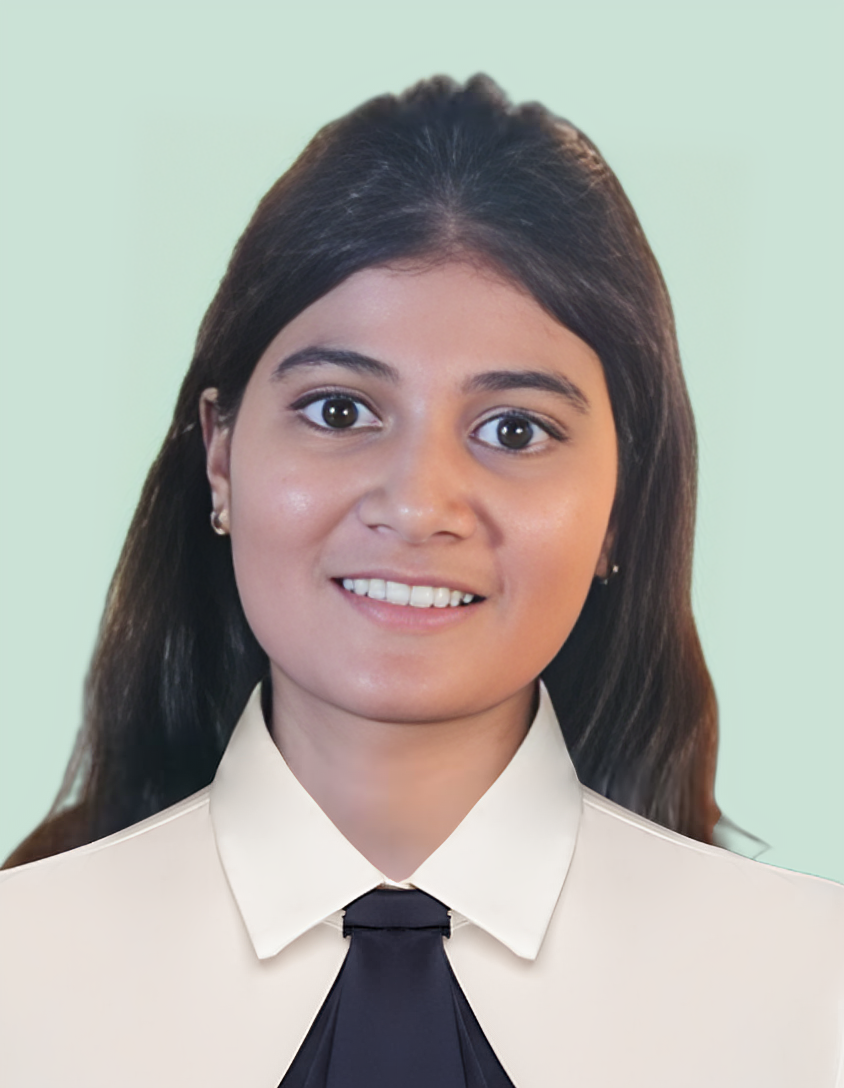
#> input picture Open_cv/nishaCV.png, 844 x 1088 px
$ jupyter execute draw_shape.ipynb
#> lines starting #> are read from the running program, lines starting #| are printed output that depends on the picture
[cell 1]
import cv2

# Read image
img = cv2.imread('nishaCV.png')
#> img is the input picture: shape (1088, 844, 3); mean B, G, R 163.4, 169.3, 171.3

print(type(img))
#| <class 'numpy.ndarray'>

[cell 2]
import cv2
import numpy as np

# Create a blank black image (512x512 with 3 color channels)
img3 = np.zeros((512, 512, 3), dtype=np.uint8)

# Draw a filled rectangle
cv2.rectangle(img3, pt1=(100, 100), pt2=(300, 300), color=(255, 0, 0), thickness=0)
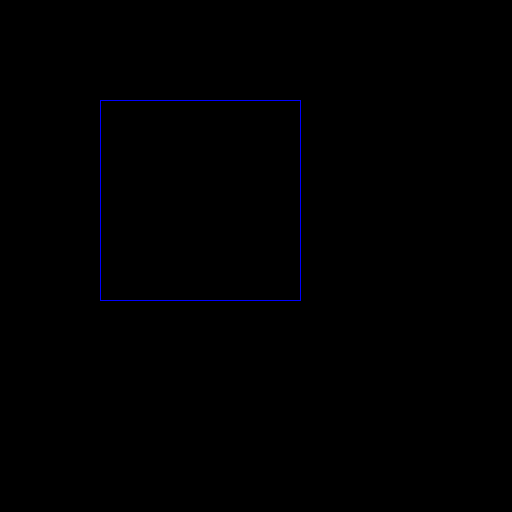
#> img3: shape (512, 512, 3); mean of channels 0, 1, 2 0.8, 0, 0; drawn as B, G, R

# Draw a filled circle
# 0 krne se emplty fill or -1 krne se fill hojayega andr
cv2.circle(img3, center=(100, 400), radius=50, color=(0, 0, 255), thickness=-1)

# Draw a line
cv2.line(img3, pt1=(0, 0), pt2=(512, 512), thickness=2, color=(0, 255, 0))

# Put text on the image
cv2.putText(img3,
            text="Hello",
            org=(100, 100),
            fontScale=4,
            color=(0, 255, 255),
            thickness=2,
            lineType=cv2.LINE_AA,
            fontFace=cv2.FONT_ITALIC)
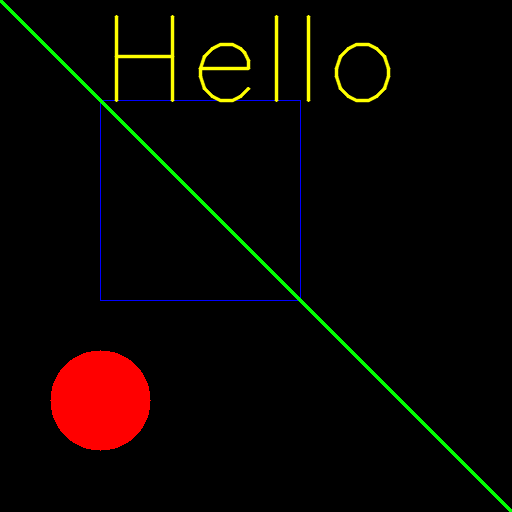
#> img3: shape (512, 512, 3); mean of channels 0, 1, 2 0.7, 5, 10.2; drawn as B, G, R

# Display the image
cv2.imshow("window", img3)
cv2.waitKey(0)
cv2.destroyAllWindows()
